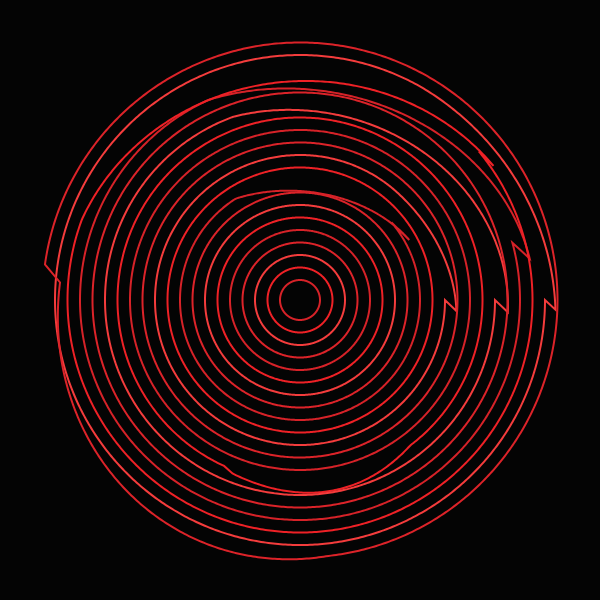
Frame 1 (no input)
Frame 60 (no input): identical to frame 1, image omitted
Frame 120 (the mouse pressed at the canvas centre since frame 60): identical to frame 1, image omitted

The p5.js sketch that drew this single still picture (run headless with seeded random() and noise() and a simulated clock; from frame 60 on, the mouse is pressed at the canvas centre):

// p5.js sketch
// ── sketch.js
function setup() {
  createCanvas(600, 600);
  drawPattern(); // Initial pattern draw
}

function draw() {
  // Nothing to do here since the pattern is static
}

function drawPattern() {
  background('#040404'); // Set the background color
  noFill();
  strokeWeight(2);

  let numCircles = 20; // Number of concentric circles
  let maxRadius = min(width, height) * 0.45; // Maximum radius for the circles
  let colorPalette = ['#d62228', '#ee2126', '#f43c3c', '#dc2329']; // Color palette for the lines
  
  translate(width / 2, height / 2); // Center the drawing
  
  for (let i = 0; i < numCircles; i++) {
    let lineColor = colorPalette[i % colorPalette.length]; // Pick a color from the palette
    stroke(lineColor); // Set the stroke color
    
    beginShape();
    let radius = map(i, 0, numCircles, 20, maxRadius); // Map the radius for each circle
    
    let isDistorted = i > 2 && random(1) > 0.5; // Smallest two circles are never distorted
    
    let startAngle = random(TWO_PI); // Random starting angle for distortion
    let distortionRange = random(PI / 3, PI / 1.5); // Extended range of distortion in radians
    
    let waveFrequency = random(0.5, 1); // Lower frequency for broader curves
    let waveAmplitude = random(10, 20); // Increased amplitude for more pronounced waves
    
    for (let angle = 0; angle < TWO_PI; angle += 0.01) {
      let x = radius * cos(angle);
      let y = radius * sin(angle);
      
      let distortion = 0;
      
      if (isDistorted && angle > startAngle && angle < startAngle + distortionRange) {
        // Apply a more pronounced wave over a broader area
        let waveProgress = map(angle, startAngle, startAngle + distortionRange, 0, PI);
        distortion = waveAmplitude * sin(waveProgress * waveFrequency);
      }
      
      vertex(x + distortion, y + distortion);
    }
    endShape(CLOSE);
  }
}

function keyPressed() {
  if (key === ' ') { // Check if the spacebar is pressed
    drawPattern(); // Redraw the pattern
  }
}
